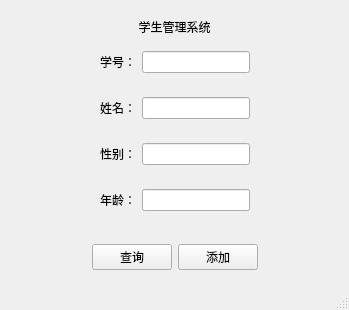
<?xml version="1.0" encoding="UTF-8"?>
<ui version="4.0">
 <class>MainWindow</class>
 <widget class="QMainWindow" name="MainWindow">
  <property name="geometry">
   <rect>
    <x>0</x>
    <y>0</y>
    <width>349</width>
    <height>289</height>
   </rect>
  </property>
  <property name="windowTitle">
   <string>MainWindow</string>
  </property>
  <widget class="QWidget" name="centralwidget">
   <layout class="QVBoxLayout" name="verticalLayout_2">
    <item>
     <widget class="QWidget" name="widget_4" native="true">
      <layout class="QVBoxLayout" name="verticalLayout">
       <item>
        <widget class="QLabel" name="label">
         <property name="sizePolicy">
          <sizepolicy hsizetype="Preferred" vsizetype="Preferred">
           <horstretch>0</horstretch>
           <verstretch>0</verstretch>
          </sizepolicy>
         </property>
         <property name="frameShape">
          <enum>QFrame::Shape::NoFrame</enum>
         </property>
         <property name="text">
          <string>学生管理系统</string>
         </property>
         <property name="alignment">
          <set>Qt::AlignmentFlag::AlignCenter</set>
         </property>
        </widget>
       </item>
       <item>
        <widget class="QWidget" name="widget" native="true">
         <layout class="QHBoxLayout" name="horizontalLayout">
          <item>
           <spacer name="horizontalSpacer">
            <property name="orientation">
             <enum>Qt::Orientation::Horizontal</enum>
            </property>
            <property name="sizeHint" stdset="0">
             <size>
              <width>40</width>
              <height>20</height>
             </size>
            </property>
           </spacer>
          </item>
          <item>
           <widget class="QLabel" name="label_2">
            <property name="text">
             <string>学号：</string>
            </property>
           </widget>
          </item>
          <item>
           <widget class="QLineEdit" name="idLineEdit"/>
          </item>
          <item>
           <spacer name="horizontalSpacer_2">
            <property name="orientation">
             <enum>Qt::Orientation::Horizontal</enum>
            </property>
            <property name="sizeHint" stdset="0">
             <size>
              <width>40</width>
              <height>20</height>
             </size>
            </property>
           </spacer>
          </item>
         </layout>
        </widget>
       </item>
       <item>
        <widget class="QWidget" name="widget_2" native="true">
         <layout class="QHBoxLayout" name="horizontalLayout_2">
          <item>
           <spacer name="horizontalSpacer_3">
            <property name="orientation">
             <enum>Qt::Orientation::Horizontal</enum>
            </property>
            <property name="sizeHint" stdset="0">
             <size>
              <width>40</width>
              <height>20</height>
             </size>
            </property>
           </spacer>
          </item>
          <item>
           <widget class="QLabel" name="label_5">
            <property name="text">
             <string>姓名：</string>
            </property>
           </widget>
          </item>
          <item>
           <widget class="QLineEdit" name="nameLineEdit"/>
          </item>
          <item>
           <spacer name="horizontalSpacer_4">
            <property name="orientation">
             <enum>Qt::Orientation::Horizontal</enum>
            </property>
            <property name="sizeHint" stdset="0">
             <size>
              <width>40</width>
              <height>20</height>
             </size>
            </property>
           </spacer>
          </item>
         </layout>
        </widget>
       </item>
       <item>
        <widget class="QWidget" name="widget_3" native="true">
         <layout class="QHBoxLayout" name="horizontalLayout_3">
          <item>
           <spacer name="horizontalSpacer_5">
            <property name="orientation">
             <enum>Qt::Orientation::Horizontal</enum>
            </property>
            <property name="sizeHint" stdset="0">
             <size>
              <width>40</width>
              <height>20</height>
             </size>
            </property>
           </spacer>
          </item>
          <item>
           <widget class="QLabel" name="label_6">
            <property name="text">
             <string>性别：</string>
            </property>
           </widget>
          </item>
          <item>
           <widget class="QLineEdit" name="genderLineEdit"/>
          </item>
          <item>
           <spacer name="horizontalSpacer_6">
            <property name="orientation">
             <enum>Qt::Orientation::Horizontal</enum>
            </property>
            <property name="sizeHint" stdset="0">
             <size>
              <width>40</width>
              <height>20</height>
             </size>
            </property>
           </spacer>
          </item>
         </layout>
        </widget>
       </item>
       <item>
        <widget class="QWidget" name="widget_6" native="true">
         <layout class="QHBoxLayout" name="horizontalLayout_5">
          <item>
           <spacer name="horizontalSpacer_9">
            <property name="orientation">
             <enum>Qt::Orientation::Horizontal</enum>
            </property>
            <property name="sizeHint" stdset="0">
             <size>
              <width>40</width>
              <height>20</height>
             </size>
            </property>
           </spacer>
          </item>
          <item>
           <widget class="QLabel" name="label_3">
            <property name="text">
             <string>年龄：</string>
            </property>
           </widget>
          </item>
          <item>
           <widget class="QLineEdit" name="ageLineEdit"/>
          </item>
          <item>
           <spacer name="horizontalSpacer_10">
            <property name="orientation">
             <enum>Qt::Orientation::Horizontal</enum>
            </property>
            <property name="sizeHint" stdset="0">
             <size>
              <width>40</width>
              <height>20</height>
             </size>
            </property>
           </spacer>
          </item>
         </layout>
        </widget>
       </item>
      </layout>
     </widget>
    </item>
    <item>
     <widget class="QWidget" name="widget_5" native="true">
      <layout class="QHBoxLayout" name="horizontalLayout_4">
       <item>
        <spacer name="horizontalSpacer_7">
         <property name="orientation">
          <enum>Qt::Orientation::Horizontal</enum>
         </property>
         <property name="sizeHint" stdset="0">
          <size>
           <width>40</width>
           <height>20</height>
          </size>
         </property>
        </spacer>
       </item>
       <item>
        <widget class="QPushButton" name="searchBtn">
         <property name="text">
          <string>查询</string>
         </property>
        </widget>
       </item>
       <item>
        <widget class="QPushButton" name="addBtn">
         <property name="text">
          <string>添加</string>
         </property>
        </widget>
       </item>
       <item>
        <spacer name="horizontalSpacer_8">
         <property name="orientation">
          <enum>Qt::Orientation::Horizontal</enum>
         </property>
         <property name="sizeHint" stdset="0">
          <size>
           <width>40</width>
           <height>20</height>
          </size>
         </property>
        </spacer>
       </item>
      </layout>
     </widget>
    </item>
   </layout>
  </widget>
  <widget class="QMenuBar" name="menubar">
   <property name="geometry">
    <rect>
     <x>0</x>
     <y>0</y>
     <width>349</width>
     <height>22</height>
    </rect>
   </property>
  </widget>
  <widget class="QStatusBar" name="statusbar"/>
 </widget>
 <resources/>
 <connections/>
</ui>
